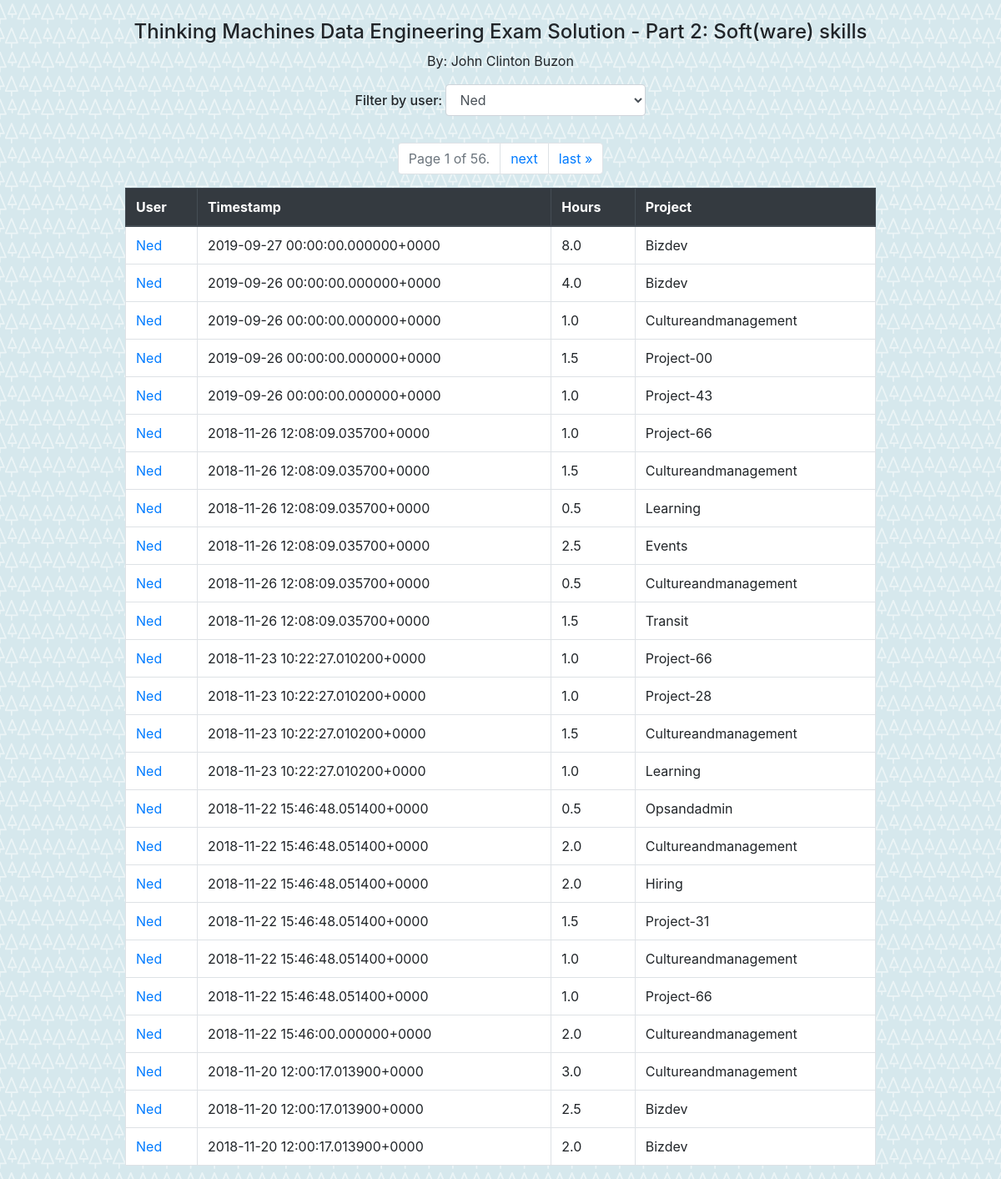
Screenshot of /viewcheckins/ned/ with the database file from the repository.
### mysite/viewcheckins/models.py (models this page shows)
class Dailycheckins(models.Model):
    id = models.IntegerField(primary_key=True, blank=True, null=False)  # AutoField?
    user = models.TextField(blank=True, null=True)
    original_timestamp = models.TextField(blank=True, null=True)
    hours = models.TextField(blank=True, null=True)
    project = models.TextField(blank=True, null=True)
    cleaned_timestamp = models.TextField(blank=True, null=True)  # This field type is a guess.
    class Meta:
        managed = False
        db_table = 'dailycheckins'

### mysite/viewcheckins/views.py (the view)
# urls.py: path('<str:user>/', views.filter_by_user, name='filter_by_user'),
def filter_by_user(request, user):
	user_list = Dailycheckins.objects.order_by('user').values('user').distinct()
	output = Dailycheckins.objects.filter(user=user)
	paginator = Paginator(output, 25) # Show 25 contacts per page
	page = request.GET.get('page')
	output = paginator.get_page(page)
	template = loader.get_template('viewcheckins/index.html')
	context = {
		'output': output,
		'user_list': user_list,
		'current_user' : user,
	}
	return HttpResponse(template.render(context, request))

### mysite/viewcheckins/templates/viewcheckins/index.html (shortened to what this page needs)
<head>
	{% load static %}
	<link rel="stylesheet" href="https://stackpath.bootstrapcdn.com/bootstrap/4.3.1/css/bootstrap.min.css">
</head>
<body>
	<br>
	<h4 align="center">Thinking Machines Data Engineering Exam Solution - Part 2: Soft(ware) skills</h4>
	<p align="center">By: John Clinton Buzon</p>
	{% if user_list %}
	<h6 align="center">Filter by user:
		<select class="form-control" onchange="if (this.value) window.location.href=this.value" align="center">
			{% for user in user_list %}
	    	<option value="/viewcheckins/{{ user.user }}" {% if current_user == user.user %} selected {% endif %}>{{ user.user|title }}</option>
			{% endfor %}
		</select>
	</h6>
	<br>
	{% endif %}
	{% if output %}
	<nav aria-label="Page navigation example">
	 	<ul class="pagination justify-content-center">
	    	<li class="page-item disabled">
	      		<a class="page-link" href="#" tabindex="-1">Page {{ output.number }} of {{ output.paginator.num_pages }}.</a>
	    	</li>
	    	{% if output.has_next %}
	    	<li class="page-item"><a class="page-link" href="?page={{ output.next_page_number }}">next</a></li>
	    	<li class="page-item"><a class="page-link" href="?page={{ output.paginator.num_pages }}">last &raquo;</a></li>
	    	{% endif %}
	  	</ul>
	</nav>
	<table class="table table-hover table-bordered" align="center">
		<thead class="thead-dark">
	    	<th >User</th>
	    	<th>Timestamp</th>
	    	<th>Hours</th>
	    	<th>Project</th>
	    </thead>
	    {% for checkin in output %}
	    <tr>
			<td><a href="/viewcheckins/{{ checkin.user }}/">{{ checkin.user|title }}</a></td>
			<td>{{ checkin.cleaned_timestamp }}</a></td>
			<td>{{ checkin.hours }}</a></td>
			<td>{{ checkin.project|title }}</a></td>
	    </tr>
	    {% endfor %}
	</table>
	{% else %}
	    <p>Data could not be loaded.</p>
	{% endif %}
</body>

### rows the page displays
Dailycheckins: user "Ned", cleaned_timestamp "2019-09-27 00:00:00.000000+0000", hours "8.0", project "Bizdev"
Dailycheckins: user "Ned", cleaned_timestamp "2019-09-26 00:00:00.000000+0000", hours "4.0", project "Bizdev"
Dailycheckins: user "Ned", cleaned_timestamp "2019-09-26 00:00:00.000000+0000", hours "1.0", project "Cultureandmanagement"
Dailycheckins: user "Ned", cleaned_timestamp "2019-09-26 00:00:00.000000+0000", hours "1.5", project "Project-00"
Dailycheckins: user "Ned", cleaned_timestamp "2019-09-26 00:00:00.000000+0000", hours "1.0", project "Project-43"
Dailycheckins: user "Ned", cleaned_timestamp "2018-11-26 12:08:09.035700+0000", hours "1.0", project "Project-66"
Dailycheckins: user "Ned", cleaned_timestamp "2018-11-26 12:08:09.035700+0000", hours "1.5", project "Cultureandmanagement"
Dailycheckins: user "Ned", cleaned_timestamp "2018-11-26 12:08:09.035700+0000", hours "0.5", project "Learning"
Dailycheckins: user "Ned", cleaned_timestamp "2018-11-26 12:08:09.035700+0000", hours "2.5", project "Events"
Dailycheckins: user "Ned", cleaned_timestamp "2018-11-26 12:08:09.035700+0000", hours "0.5", project "Cultureandmanagement"
Dailycheckins: user "Ned", cleaned_timestamp "2018-11-26 12:08:09.035700+0000", hours "1.5", project "Transit"
Dailycheckins: user "Ned", cleaned_timestamp "2018-11-23 10:22:27.010200+0000", hours "1.0", project "Project-66"
Dailycheckins: user "Ned", cleaned_timestamp "2018-11-23 10:22:27.010200+0000", hours "1.0", project "Project-28"
Dailycheckins: user "Ned", cleaned_timestamp "2018-11-23 10:22:27.010200+0000", hours "1.5", project "Cultureandmanagement"
Dailycheckins: user "Ned", cleaned_timestamp "2018-11-23 10:22:27.010200+0000", hours "1.0", project "Learning"
Dailycheckins: user "Ned", cleaned_timestamp "2018-11-22 15:46:48.051400+0000", hours "0.5", project "Opsandadmin"
Dailycheckins: user "Ned", cleaned_timestamp "2018-11-22 15:46:48.051400+0000", hours "2.0", project "Cultureandmanagement"
Dailycheckins: user "Ned", cleaned_timestamp "2018-11-22 15:46:48.051400+0000", hours "2.0", project "Hiring"
Dailycheckins: user "Ned", cleaned_timestamp "2018-11-22 15:46:48.051400+0000", hours "1.5", project "Project-31"
Dailycheckins: user "Ned", cleaned_timestamp "2018-11-22 15:46:48.051400+0000", hours "1.0", project "Cultureandmanagement"
Dailycheckins: user "Ned", cleaned_timestamp "2018-11-22 15:46:48.051400+0000", hours "1.0", project "Project-66"
Dailycheckins: user "Ned", cleaned_timestamp "2018-11-22 15:46:00.000000+0000", hours "2.0", project "Cultureandmanagement"
Dailycheckins: user "Ned", cleaned_timestamp "2018-11-20 12:00:17.013900+0000", hours "3.0", project "Cultureandmanagement"
Dailycheckins: user "Ned", cleaned_timestamp "2018-11-20 12:00:17.013900+0000", hours "2.5", project "Bizdev"
Dailycheckins: user "Ned", cleaned_timestamp "2018-11-20 12:00:17.013900+0000", hours "2.0", project "Bizdev"

### other values shown
{{ output.number }} "1"
{{ output.paginator.num_pages }} "56"
form field value "Ned"
